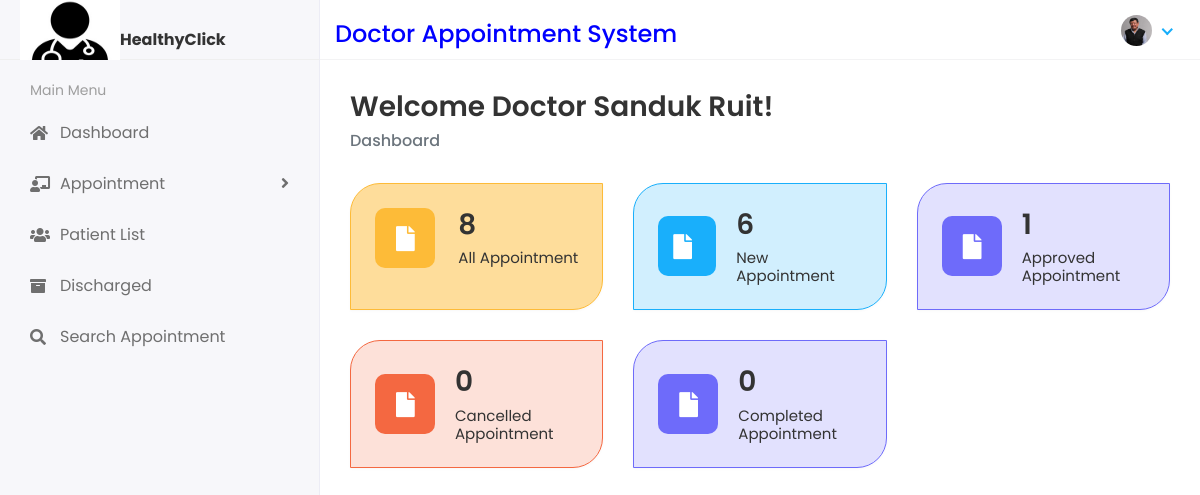
Page /Doctor/DocHome (signed in) on the committed database.
### dasapp/models.py (models this page shows)
class CustomUser(AbstractUser):
    USER = {
        (1, "admin"),
        (2, "doc"),
    }
    user_type = models.CharField(choices=USER, max_length=50, default=1)
    profile_pic = models.ImageField(upload_to="profile_pics/", blank=True, null=True)

### docappsystem/docviews.py (the view)
# urls.py: path("Doctor/DocHome", docviews.DOCTORHOME, name="doctor_home"),
@login_required(login_url="/")
def DOCTORHOME(request):
    doctor_admin = request.user
    doctor_reg = DoctorReg.objects.get(admin=doctor_admin)
    allaptcount = Appointment.objects.filter(doctor_id=doctor_reg).count
    newaptcount = Appointment.objects.filter(status="0", doctor_id=doctor_reg).count
    appaptcount = Appointment.objects.filter(
        status="Approved", doctor_id=doctor_reg
    ).count
    canaptcount = Appointment.objects.filter(
        status="Cancelled", doctor_id=doctor_reg #canaptcount = cancelled appointment count
    ).count
    comaptcount = Appointment.objects.filter(
        status="Completed", doctor_id=doctor_reg # comaptcount = completed appointment count
    ).count
    context = {
        "newaptcount": newaptcount,
        "allaptcount": allaptcount,
        "appaptcount": appaptcount,
        "canaptcount": canaptcount,
        "comaptcount": comaptcount,
    }
    return render(request, "doc/dochome.html", context)

### templates/doc/dochome.html
{% extends 'base.html' %}
{% block content %}
<div class="content container-fluid">
    <div class="page-header">
       <div class="row">
          <div class="col-sm-12">
             <h3 class="page-title">Welcome Doctor {{ user.first_name }} {{ user.last_name }}!</h3>
             <ul class="breadcrumb">
                <li class="breadcrumb-item active">Dashboard</li>
             </ul>
          </div>
       </div>
    </div>
    <div class="row">
       <div class="col-xl-4 col-sm-6 col-12 d-flex">
          <div class="card bg-one w-100">
             <div class="card-body">
                <div class="db-widgets d-flex justify-content-between align-items-center">
                   <div class="db-icon">
                      <i class="fas fa-file"></i>
                   </div>
                   <div class="db-info">
                      <h3>{{allaptcount}}</h3>
                      <h6>All Appointment</h6>
                   </div>
                </div>
             </div>
          </div>
       </div>
       <div class="col-xl-4 col-sm-6 col-12 d-flex">
          <div class="card bg-two w-100">
             <div class="card-body">
                <div class="db-widgets d-flex justify-content-between align-items-center">
                   <div class="db-icon">
                      <i class="fas fa-file"></i>
                   </div>
                   <div class="db-info">
                      <h3>{{newaptcount}}</h3>
                      <a href="{% url 'patientnewappointment' %}"><h6>New Appointment</h6></a>
                   </div>
                </div>
             </div>
          </div>
       </div>
       <div class="col-xl-4 col-sm-6 col-12 d-flex">
          <div class="card bg-four w-100">
             <div class="card-body">
                <div class="db-widgets d-flex justify-content-between align-items-center">
                   <div class="db-icon">
                      <i class="fas fa-file"></i>
                   </div>
                   <div class="db-info">
                     <h3>{{appaptcount}}</h3>
                     <a href="{% url 'patientapprovedappointment' %}"><h6>Approved Appointment</h6></a>
                   </div>
                </div>
             </div>
          </div>
       </div>
       <div class="col-xl-4 col-sm-6 col-12 d-flex">
          <div class="card bg-three w-100">
             <div class="card-body">
                <div class="db-widgets d-flex justify-content-between align-items-center">
                   <div class="db-icon">
                      <i class="fas fa-file"></i>
                   </div>
                   <div class="db-info">
                     <h3>{{canaptcount}}</h3>
                     <a href="{% url 'patientcancelledappointment' %}"><h6>Cancelled Appointment</h6></a>
                   </div>
                </div>
             </div>
          </div>
       </div>
       <div class="col-xl-4 col-sm-6 col-12 d-flex">
         <div class="card bg-four w-100">
            <div class="card-body">
               <div class="db-widgets d-flex justify-content-between align-items-center">
                  <div class="db-icon">
                     <i class="fas fa-file"></i>
                  </div>
                  <div class="db-info">
                     <h3>{{comaptcount}}</h3>
                     <a href="{% url 'patientappointmentcompleted' %}"><h6>Completed Appointment</h6></a>
                  </div>
               </div>
            </div>
         </div>
      </div>
    </div>
 </div>
{% endblock %}

### templates/includes/header.html (shortened to what this page needs)
{% load static %}
{% if user.user_type == '1' %}
<div class="header">
    <div class="header-left" style="padding-top: 20px;">
       <a href="{% url 'admin_home' %}">
       <img src="{% static 'assets/img/logo.jpg'%}" width="80" height="80">
       </a>
       <strong>HealthyClick</strong>
    </div>
    <div class="top-nav-search" style="padding-top: 20px;color: blue;">
       <h4>Doctor Appointment System</h4>
    </div>
    <a class="mobile_btn" id="mobile_btn">
    <i class="fas fa-bars"></i>
    </a>
    <ul class="nav user-menu">
       <li class="nav-item dropdown has-arrow">
          <a href="#" class="dropdown-toggle nav-link" data-toggle="dropdown">
          <span class="user-img"><img class="rounded-circle" src="{{request.user.profile_pic.url}}" width="31" ></span>
          {% comment %} <span class="user-img"><img class="rounded-circle" src="/{{user.profile_pic}}" width="31" ></span> {% endcomment %}
          </a>
          <div class="dropdown-menu">
             <div class="user-header">
                <div class="avatar avatar-sm">
                   <img src="{{request.user.profile_pic.url}}" alt="User Image" class="avatar-img rounded-circle">
                   {% comment %} <img src="/{{user.profile_pic}}" alt="User Image" class="avatar-img rounded-circle"> {% endcomment %}
                </div>
                <div class="user-text">
                  <h6>{{user.first_name}} {{user.last_name}}</h6>
                   <p class="text-muted mb-0">Administrator</p>
                </div>
             </div>
             <a class="dropdown-item" href="{% url 'profile' %}">My Profile</a>
             <a class="dropdown-item" href="{% url 'change_password' %}">Setting</a>
             <a class="dropdown-item" href="{% url 'logout' %}">Logout</a>
          </div>
       </li>
    </ul>
 </div>
 {% else  %}
 <div class="header">
   <div class="header-left" style="padding-top: 20px;">
      <a href="{% url 'doctor_home' %}">
      <img src="{% static 'assets/img/logo.jpg'%}" width="100" height="80">
      </a>
      <strong>HealthyClick</strong>
   </div>
   <div class="top-nav-search" style="padding-top: 20px;color: blue;">
      <h4>Doctor Appointment System</h4>
   </div>
   <ul class="nav user-menu">
      <li class="nav-item dropdown has-arrow">
         <a href="#" class="dropdown-toggle nav-link" data-toggle="dropdown">
         <span class="user-img"><img class="rounded-circle" src="{{request.user.profile_pic.url}}" width="31" alt="Doctor"></span>
         </a>
      </li>
   </ul>
</div>{% endif %}

### static/assets/css/style.css (style rules this page uses)
html { height: 100%; }
body { background-color: #fff; color: #333; font-family: 'Poppins', sans-serif; font-size: 1rem; height: 100%; line-height: 1.5; overflow-x: hidden; }
h1, h2, h3, h4, h5, h6 { font-family: 'Poppins', sans-serif; margin-top: 0; }
a { color: #009ce7; }
input, button, a { transition: all 0.4s ease; -moz-transition: all 0.4s ease; -o-transition: all 0.4s ease; -ms-transition: all 0.4s ease; -webkit-transition: all 0.4s ease; }
ul, ol { padding: 0px; list-style: none; }
.card { border: 1px solid #ececf5; box-shadow: 0 1px 3px 0 rgba(0, 0, 0, 0.03); margin-bottom: 1.875rem; }
.card-body { padding: 1.5rem; }
.header { background-color: #fff; border-bottom: 1px solid #f3f3f4; left: 0; position: fixed; right: 0; top: 0; z-index: 1001; height: 60px; }
.header .header-left { float: left; height: 60px; padding: 0 20px; position: relative; width: 320px; z-index: 1; transition: all 0.2s ease-in-out; background-color: #f7f7fa; border-bottom: 1px solid #efefef; border-right: 1px solid #ececf5; display: flex; align-items: center; }
.header .dropdown-toggle:after { display: none; }
.header .has-arrow .dropdown-toggle:after { border-top: 0; border-left: 0; border-bottom: 2px solid #18aefa; border-right: 2px solid #18aefa; content: ''; height: 8px; display: inline-block; pointer-events: none; -webkit-transform-origin: 66% 66%; -ms-transform-origin: 66% 66%; transform-origin: 66% 66%; -webkit-transform: rotate(45deg); -ms-transform: rotate(45deg); transform: rotate(45deg); -webkit-transition: all 0.15s ease-in-out; transition: all 0.15s ease-in-out; width: 8px; vertical-align: 0px; }
.user-menu { float: right; margin: 0; position: relative; z-index: 99; padding-right: 15px; }
.user-menu.nav > li > a { color: #a0a0a0; font-size: 14px; line-height: 58px; padding: 0 15px; height: 60px; }
.user-img { margin-right: 3px; position: relative; }
.top-nav-search { float: left; margin-left: 15px; }
.page-wrapper > .content { padding: 1.875rem 1.875rem 0; }
.page-header { margin-bottom: 1.875rem; }
.page-header .breadcrumb { background-color: transparent; color: #6c757d; font-size: 1rem; font-weight: 500; margin-bottom: 0; padding: 0; }
.page-title { font-size: 28px; font-weight: 600; color: #333; margin-bottom: 5px; }
.bg-one { background-color: rgb(253 187 56 / 0.5); border-color: #fdbb38; border-radius: 30px 0px; }
.bg-two { background-color: rgb(25 175 251 / 0.2); border-color: #19affb; border-radius: 30px 0px; }
.bg-three { background-color: rgb(244 104 65 / 0.2); border-color: #f46841; border-radius: 30px 0px; }
.bg-four { background-color: rgb(110 107 250 / 0.2); border-color: #6e6bfa; border-radius: 30px 0px; }
.db-icon { font-size: 25px; width: 60px; height: 60px; padding: 13px 21px; border-radius: 10px; color: #fff; margin-right: 20px; }
.bg-one .db-icon { background-color: #fdbb38; }
.bg-two .db-icon { background-color: #19affb; padding: 13px 15px; }
.bg-three .db-icon { background-color: #f46841; }
.bg-four .db-icon { background-color: #6e6bfa; }
.db-info h3 { font-size: 28px; font-weight: 600; color: #333333; }
.db-info h6 { margin: 0px; font-weight: 400; font-size: 15px; color: #333333; }

### rows in the picture
CustomUser: user.profile_pic (picture), first_name "Sanduk", last_name "Ruit"

### other values in the picture
{{ allaptcount }} "8"
{{ newaptcount }} "6"
{{ appaptcount }} "1"
{{ canaptcount }} "0"
{{ comaptcount }} "0"
